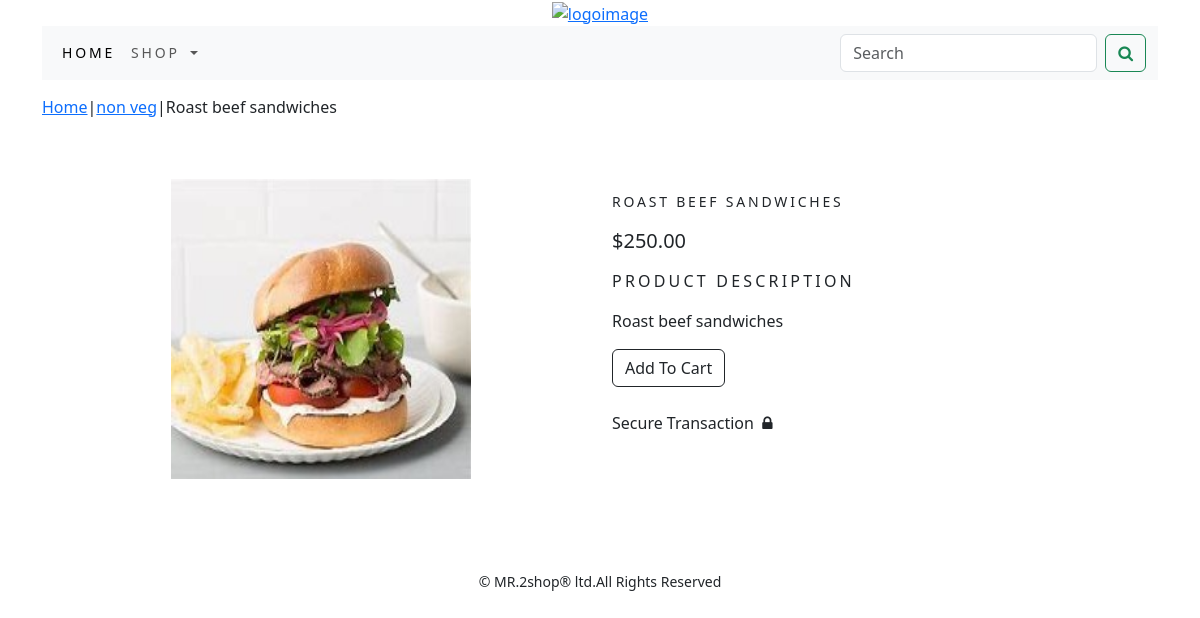
The page /shop/non-veg/roast-beef-sandwiches/ on the database its author committed.
### shop/models.py (models this page shows, shortened)
class Product(models.Model):
    name=models.CharField(max_length=250,unique=True)
    slug=models.SlugField(max_length=250,unique=True)
    description=models.TextField(blank=True)
    price=models.DecimalField(max_digits=10,decimal_places=2)
    category=models.ForeignKey(Category,on_delete=models.CASCADE)
    image=models.ImageField(upload_to='product',blank=True)
    stock=models.IntegerField()
    available=models.BooleanField(default=True)
    created=models.DateTimeField(auto_now_add=True)
    updated=models.DateTimeField(auto_now=True)
    class Meta:
        ordering = ('name',)
        verbose_name = 'product'
        verbose_name_plural = 'products'

class Category(models.Model):
    name=models.CharField(max_length=250,unique=True)
    slug=models.SlugField(max_length=250,unique=True)
    description=models.TextField(blank=True)
    image=models.ImageField(upload_to='category',blank=True)
    class Meta:
        ordering=('name',)
        verbose_name='category'
        verbose_name_plural='categories'
    def get_url(self):
        return reverse('shop:products_by_category', args=[self.slug])
    def __str__(self):
        return '{}'.format(self.name)

### shop/views.py (the view)
# urls.py: path('shop/<slug:c_slug>/<slug:product_slug>/',views.prodetail,name='product_Detail'),
def prodetail(request,c_slug,product_slug):
    try:
        product=Product.objects.get(category__slug=c_slug,slug=product_slug)
    except Exception as e:
        raise e
    return  render(request,'product.html',{'product':product})

### cart/context_processors.py (called while the page is built)
def counter(request):
    item_count=0
    if 'admin' in request.path:
        return {}
    else:
        try:
            cart=Cart.objects.filter(cart_id=_cart_id(request))
            car_items=CartItem.objects.all().filter(cart=cart[:1])
            for cat_item in car_items:
                item_count += cat_item.quantity
        except Cart.DoesNotExist:
            item_count=0
    return dict(item_count=item_count)

### cart/views.py (called while the page is built)
def _cart_id(request):
    cart=request.session.session_key
    if not cart:
        cart=request.session.create()
    return cart

### shop/context_processors.py (called while the page is built)
def menu_links(request):
    links=Category.objects.all()
    return dict(links=links)

### templates/product.html (shortened to what this page needs)
{% extends 'base.html' %}
{% load static %}
{% block content %}
<div class="my_prod_row_class">
    <div class="mx_auto">
        <p><a href="{% url 'shop:allprodcat' %}">Home</a>|<a href="{{product.category.get_url}}">{{product.category}}</a>|{{product.name}}</p>
    </div>
</div>
<div class="container">
<br>
<div class="row">
    <div class="col-12 col-sm-12 col-md-12 col-lg-6 text-center">
        <div style="min-width:18rem;">
            <img src="{{product.image.url}}" alt="{{product.name}}" width="300" height="300">
        </div>
    </div>
        <div class="col-12 col-sm-12 col-md-12 col-lg-6">
            <div>
           <h1 class="my_prod_title">{{product.name}}</h1>
            <h5><p>${{product.price}}</p></h5>
            <p class="my_title">Product Description</p>
            <p class="text-justify my_prod_text">{{product.description}}</p>
            {% if product.stock  <= 0 %}
            <p class="text-justify my_prod_text"><b>Out Of Stock</b></p>
            {% else %}
            <a class='btn btn-outline-dark' href="{% url 'cart:add_cart' product.id %}">Add To Cart</a><br><br>
                Secure Transaction &nbsp;<i class="fa fa-lock"></i>
            {% endif %}
            </div>
        </div>
        </div>
    </div>
</div>
<br>
<br>
<br>
{% endblock %}

### static/css/custom.css (style rules this page uses)
.my_title { font-size:16px; text-transform:uppercase; letter-spacing:.2em; }
.my_prod_row_class { padding-top:15px; padding-bottom:20px; }
.my_prod_title { font-size:14px; text-transform:uppercase; letter-spacing:.2em; padding-top:15px; padding-bottom:10px; }
.my_prod_text { padding-right:20px; }

### rows shown on the page
Product: category "non veg", name "Roast beef sandwiches", image (picture), name "ROAST BEEF SANDWICHES", price "250.00", description "Roast beef sandwiches"
